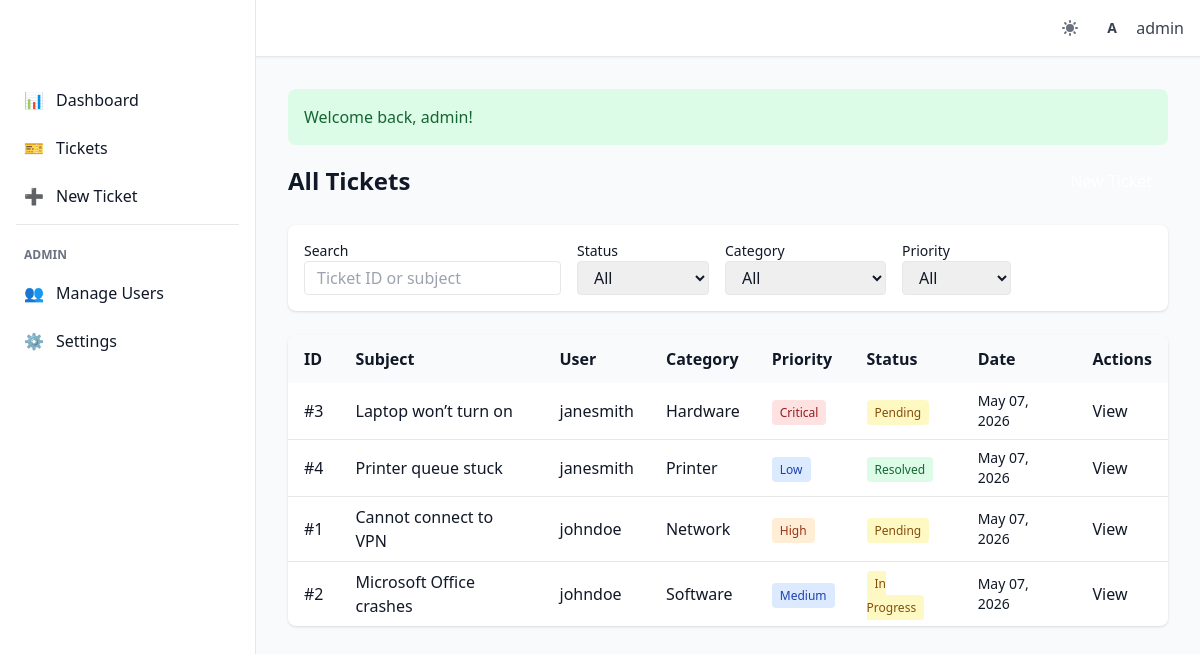
/tickets.php (signed in), run on the app's committed database.
### tables this page shows
CREATE TABLE users (
    id INT AUTO_INCREMENT PRIMARY KEY,
    username VARCHAR(50) NOT NULL UNIQUE,
    email VARCHAR(100) NOT NULL UNIQUE,
    password VARCHAR(255) NOT NULL,           
    role ENUM('user','admin') NOT NULL DEFAULT 'user',
    created_at TIMESTAMP DEFAULT CURRENT_TIMESTAMP
);

CREATE TABLE tickets (
    id INT AUTO_INCREMENT PRIMARY KEY,
    user_id INT NOT NULL,
    category ENUM('Network','Printer','Hardware','Software','Power','Account Access','Other') NOT NULL,
    priority ENUM('Low','Medium','High','Critical') NOT NULL DEFAULT 'Medium',
    subject VARCHAR(255) NOT NULL,
    description TEXT NOT NULL,
    attachment VARCHAR(255) DEFAULT NULL,     
    status ENUM('Pending','In Progress','Resolved','Closed') NOT NULL DEFAULT 'Pending',
    created_at TIMESTAMP DEFAULT CURRENT_TIMESTAMP,
    updated_at TIMESTAMP DEFAULT CURRENT_TIMESTAMP ON UPDATE CURRENT_TIMESTAMP,
    FOREIGN KEY (user_id) REFERENCES users(id) ON DELETE CASCADE
);

### includes/auth.php (called while the page is built, shortened)
<?php
function isLoggedIn() {
    return isset($_SESSION['user_id']);
}
function currentUser() {
    global $pdo;
    $stmt = $pdo->prepare("SELECT * FROM users WHERE id = ?");
    $stmt->execute([$_SESSION['user_id']]);
    return $stmt->fetch();
}
function isAdmin() {
    $user = currentUser();
    return $user && $user['role'] === 'admin';
}
?>

### includes/functions.php (called while the page is built, shortened)
<?php
function h($string) {
    return htmlspecialchars($string, ENT_QUOTES, 'UTF-8');
}
?>

### tickets.php (the view, shortened to what this page needs)
<?php
require_once 'includes/config.php';
require_once 'includes/auth.php';
require_once 'includes/functions.php';
$isAdmin = isAdmin();
$page = max(1, (int)($_GET['page'] ?? 1));
$perPage = 10;
$search = trim($_GET['search'] ?? '');
$where = [];
$params = [];
$whereSQL = $where ? 'WHERE ' . implode(' AND ', $where) : '';
$offset = ($page - 1) * $perPage;
$tickets = $pdo->prepare("SELECT t.*, u.username FROM tickets t JOIN users u ON t.user_id = u.id $whereSQL ORDER BY t.created_at DESC LIMIT $perPage OFFSET $offset");
$tickets->execute($params);
$tickets = $tickets->fetchAll();
require_once 'includes/header.php';
?>
<div class="mb-6 flex flex-col md:flex-row md:items-center md:justify-between gap-4">
    <h1 class="text-2xl font-bold"><?php echo $isAdmin ? 'All Tickets' : 'My Tickets'; ?></h1>
    <a href="create-ticket.php" class="bg-primary-600 hover:bg-primary-700 text-white px-4 py-2 rounded">New Ticket</a>
</div>
<form method="GET" class="bg-white dark:bg-gray-800 p-4 rounded-lg shadow mb-6 flex flex-wrap gap-4 items-end">
    <div>
        <label class="block text-sm">Search</label>
        <input type="text" name="search" value="<?php echo h($search); ?>" placeholder="Ticket ID or subject" class="border rounded px-3 py-1 dark:bg-gray-700 dark:border-gray-600">
    </div>
    <div>
        <label class="block text-sm">Status</label>
        <select name="status" class="border rounded px-3 py-1 dark:bg-gray-700 dark:border-gray-600">
            <option value="">All</option>
        </select>
    </div>
    <div>
        <label class="block text-sm">Category</label>
        <select name="category" class="border rounded px-3 py-1 dark:bg-gray-700 dark:border-gray-600">
            <option value="">All</option>
        </select>
    </div>
    <div>
        <label class="block text-sm">Priority</label>
        <select name="priority" class="border rounded px-3 py-1 dark:bg-gray-700 dark:border-gray-600">
            <option value="">All</option>
        </select>
    </div>
    <button type="submit" class="bg-primary-600 text-white px-4 py-1 rounded">Filter</button>
</form>
<div class="bg-white dark:bg-gray-800 rounded-lg shadow overflow-x-auto">
    <table class="w-full text-left">
        <thead class="bg-gray-50 dark:bg-gray-700">
            <tr>
                <th class="px-4 py-3">ID</th>
                <th class="px-4 py-3">Subject</th>
                <?php if ($isAdmin): ?><th class="px-4 py-3">User</th><?php endif; ?>
                <th class="px-4 py-3">Category</th>
                <th class="px-4 py-3">Priority</th>
                <th class="px-4 py-3">Status</th>
                <th class="px-4 py-3">Date</th>
                <th class="px-4 py-3">Actions</th>
            </tr>
        </thead>
        <tbody class="divide-y dark:divide-gray-700">
            <?php foreach ($tickets as $ticket): ?>
            <tr class="hover:bg-gray-50 dark:hover:bg-gray-750">
                <td class="px-4 py-2">#<?php echo $ticket['id']; ?></td>
                <td class="px-4 py-2 font-medium"><?php echo h($ticket['subject']); ?></td>
                <?php if ($isAdmin): ?><td class="px-4 py-2"><?php echo h($ticket['username']); ?></td><?php endif; ?>
                <td class="px-4 py-2"><?php echo h($ticket['category']); ?></td>
                <td class="px-4 py-2">
                    <span class="px-2 py-1 rounded text-xs <?php
                        echo $ticket['priority'] === 'Critical' ? 'bg-red-100 text-red-800 dark:bg-red-900 dark:text-red-200' :
                            ($ticket['priority'] === 'High' ? 'bg-orange-100 text-orange-800' : 'bg-blue-100 text-blue-800'); ?>">
                        <?php echo h($ticket['priority']); ?>
                    </span>
                </td>
                <td class="px-4 py-2">
                    <span class="px-2 py-1 rounded text-xs <?php
                        echo $ticket['status'] === 'Resolved' ? 'bg-green-100 text-green-800' :
                            ($ticket['status'] === 'Closed' ? 'bg-gray-200 text-gray-600' : 'bg-yellow-100 text-yellow-800'); ?>">
                        <?php echo h($ticket['status']); ?>
                    </span>
                </td>
                <td class="px-4 py-2 text-sm"><?php echo date('M d, Y', strtotime($ticket['created_at'])); ?></td>
                <td class="px-4 py-2">
                    <a href="ticket-details.php?id=<?php echo $ticket['id']; ?>" class="text-primary-600 hover:underline">View</a>
                </td>
            </tr>
            <?php endforeach; ?>
        </tbody>
    </table>
</div>
<?php require_once 'includes/footer.php'; ?>

### includes/navbar.php (shortened to what this page needs)
<nav class="bg-white dark:bg-gray-800 border-b border-gray-200 dark:border-gray-700 shadow-sm">
    <div class="px-4 py-3 flex justify-between items-center">
        <div class="flex items-center space-x-4">
            <span class="text-xl font-bold text-primary-700 dark:text-primary-400">IT Helpdesk</span>
        </div>
        <div class="flex items-center space-x-4">
            <button id="darkModeToggle" class="text-gray-500 dark:text-gray-400 hover:text-gray-700 focus:outline-none">
            </button>
            <?php if (isLoggedIn()): ?>
                <div class="relative group">
                    <button class="flex items-center space-x-2 text-gray-700 dark:text-gray-300 hover:text-primary-600">
                        <div class="w-8 h-8 bg-primary-100 dark:bg-primary-800 rounded-full flex items-center justify-center">
                            <span class="text-sm font-semibold text-primary-700 dark:text-primary-200">
                                <?php echo strtoupper(substr(currentUser()['username'], 0, 1)); ?>
                            </span>
                        </div>
                        <span class="hidden sm:block"><?php echo h(currentUser()['username']); ?></span>
                    </button>
                </div>
            <?php else: ?>
                <a href="login.php" class="text-primary-600 hover:underline">Login</a>
            <?php endif; ?>
        </div>
    </div>
</nav>

### data on the page
users: username "A", username "admin"
tickets: id "3", subject "Laptop won’t turn on", user.username "janesmith", category "Hardware", priority "Critical", status "Pending", created_at "May 07, 2026"
tickets: id "4", subject "Printer queue stuck", user.username "janesmith", category "Printer", priority "Low", status "Resolved", created_at "May 07, 2026"
tickets: id "1", subject "Cannot connect to VPN", user.username "johndoe", category "Network", priority "High", status "Pending", created_at "May 07, 2026"
tickets: id "2", subject "Microsoft Office crashes", user.username "johndoe", category "Software", priority "Medium", status "In Progress", created_at "May 07, 2026"

### other printed values
$flash['message'] "Welcome back, admin!"
